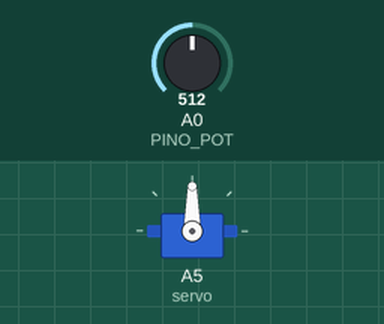
This sketch was run on a simulated Arduino Uno, built with avr-gcc and run on an emulated ATmega328P. Shown: servo. The test bench sets the inputs (shaded band); at power-on: A0 (PINO_POT) = 512.

Above: at 1.2 s.
1.3 s: A0 (PINO_POT) set to 716
At 2.5 s:
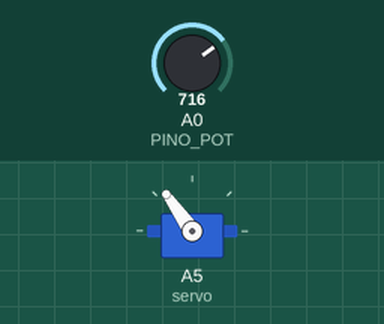
2.8 s: A0 (PINO_POT) set to 900
At 3.7 s:
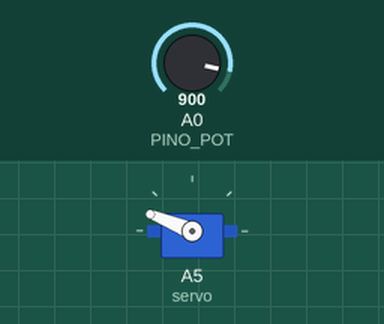
4.3 s: A0 (PINO_POT) set to 1023
At 4.9 s:
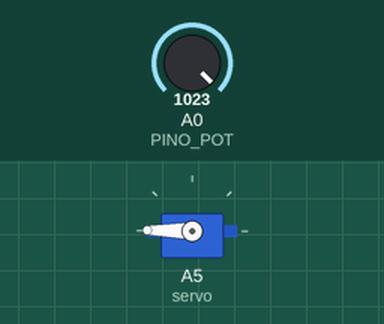
5.8 s: A0 (PINO_POT) set to 306
At 7.0 s:
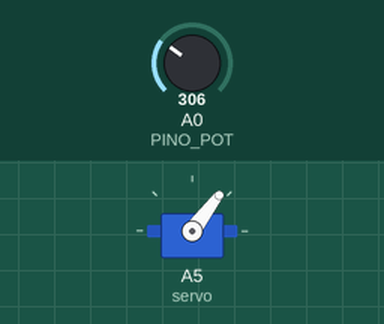
7.3 s: A0 (PINO_POT) set to 122
At 8.3 s:
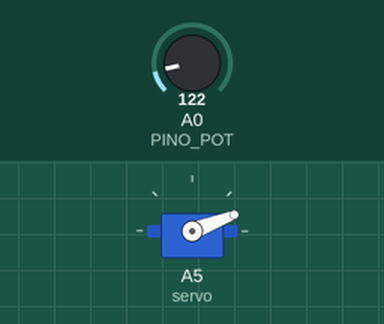
Timing chart, 0 to 9.8 s (numbered marks = the images above; inputs shaded):
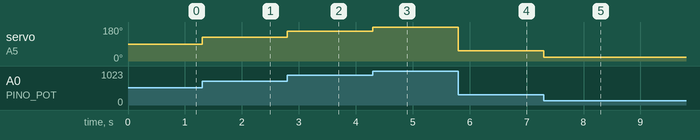

The sketch:

servo_pot.ino
```cpp
#include <Servo.h> // Inclui no programa o módulo do servo motor, já instalado no arduino.

Servo servo; // Inicia um servo motor com o nome "servo"
int PINO_POT = A0; // Pino do potenciômetro
int angulo0_1024, angulo0_180; // inicia as variaveis para guardar o ângulo do potenciômetro.

void setup()
{
    servo.attach(A5); // attach(associa) a porta A5(analógica) ao servo motor
}

void loop()
{
    // No arduino, ao utilizar as portas analógicas(e PWM) recebemos valores de no máximo 1024 e mínimo de 0.

    angulo0_1024 = analogRead(PINO_POT); // lê o valor no potenciômetro e guarda na variável angulo0_1024
    angulo0_180 = map(angulo0_1024, 0, 1024, 0, 180); // transforma o angulo para o intervalo 1 - 180 graus
    servo.write(angulo0_180); // faz o servo motor escrever o valor dado no potenciômetro
    delayMicroseconds(15); // para maior estabilidade do programa adicionamos um pequeno delay
}
```

Measured:
- after the input at 1.3 s, servo on A5 (servo): 90° → 125° at once
- after the input at 2.8 s, servo on A5 (servo): 125° → 158° at once
- after the input at 4.3 s, servo on A5 (servo): 158° → 179° at once
- after the input at 5.8 s, servo on A5 (servo): 179° → 53° at once
- after the input at 7.3 s, servo on A5 (servo): 53° → 21° at once
